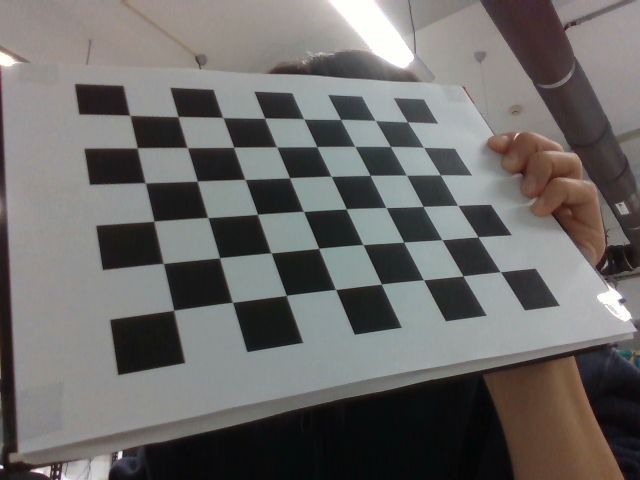
#> input picture assignment_3/PartA/Camera_Calib/frames/frame-00_Color.png, 640 x 480 px; its folder holds 4 pictures in this run
$ python camera_calib.py
#> lines starting #> are read from the running program, lines starting #| are printed output that depends on the picture; long printed decimals are rounded
import cv2 as cv
import numpy as np
import os
import glob

DIR = os.path.dirname(__file__).replace("\\", "/")

def CameraCalib(imgs):
    pattern_h = 8
    pattern_w = 6

    per_objpoints = np.zeros([pattern_h * pattern_w, 3], dtype=np.float32)
    per_objpoints[:, :2] = np.mgrid[:pattern_h, :pattern_w] \
                           .transpose().reshape([-1, 2])

    objpoints = list()
    imgpoints = list()

    for img in imgs:
        gray = cv.cvtColor(img, cv.COLOR_RGB2GRAY)

        ret, corners = cv.findChessboardCorners(
            gray, (pattern_h, pattern_w), None)

        if not ret:
            continue

        objpoints.append(per_objpoints)

        corners = cv.cornerSubPix(gray, corners, [11, 11], [-1, -1],
            [cv.TERM_CRITERIA_EPS + cv.TERM_CRITERIA_MAX_ITER, 40, 0.001])

        imgpoints.append(corners)

    ret, camera_mat, camera_distort, rvecs, tvecs = cv.calibrateCamera(
        objpoints, imgpoints, gray.shape[::-1], None, None)

    return camera_mat, camera_distort

def UndistortImages(imgs, camera_mat, camera_distort):
    undistorted_imgs = list()

    for img in imgs:
        h, w = img.shape[:2]

        new_camera_mat, roi = cv.getOptimalNewCameraMatrix(
            camera_mat, camera_distort, (w, h), 1, (w, h))

        undistorted_img = cv.undistort(
            img, camera_mat, camera_distort, None, new_camera_mat)

        x, y, w, h = roi

        undistorted_img = undistorted_img[y:y+h, x:x+w]
        undistorted_imgs.append(undistorted_img)

    return undistorted_imgs

def main():
    path = f"{DIR}/Camera_Calib/frames/frame-*.png"
    path2 = f"{DIR}/Camera_Calib/frames_extra/frame-*.png"

    filenames = glob.glob(path)
    imgs = [cv.imread(filename) for filename in filenames]
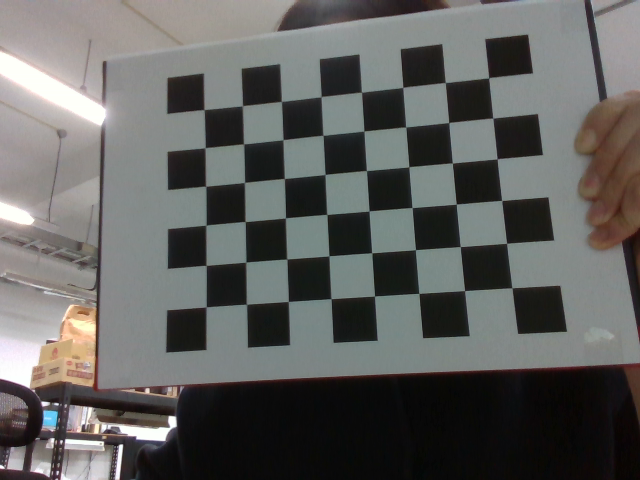
#> input picture assignment_3/PartA/Camera_Calib/frames/frame-01_Color.png, 640 x 480 px
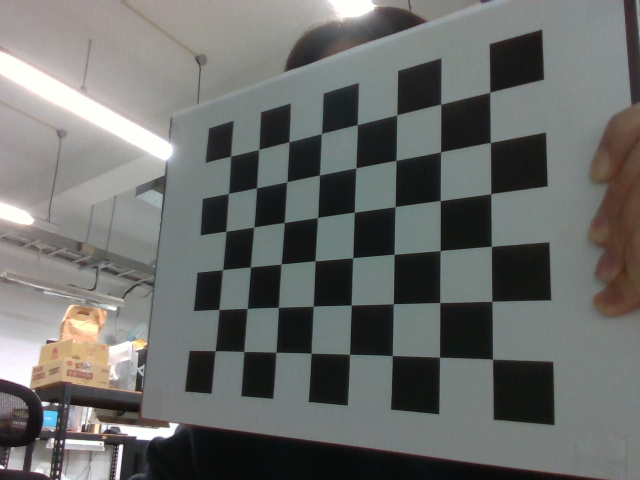
#> input picture assignment_3/PartA/Camera_Calib/frames/frame-02_Color.png, 640 x 480 px
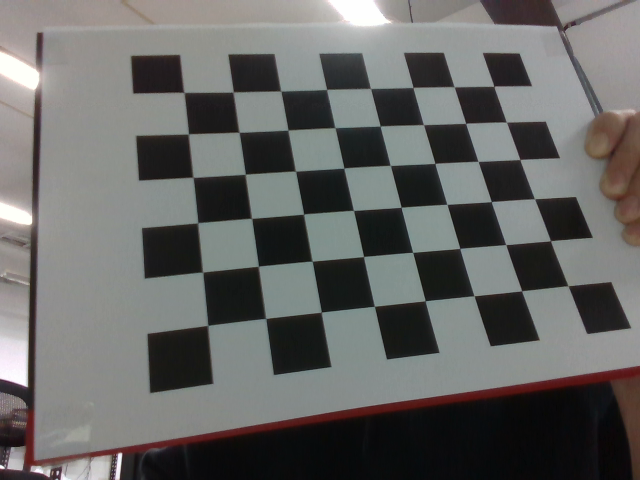
#> input picture assignment_3/PartA/Camera_Calib/frames/frame-03_Color.png, 640 x 480 px
#> imgs = 4 items

    camera_mat, camera_distort = CameraCalib(imgs)
#> the loop in CameraCalib, `for img in imgs:` made 4 passes
#> pass 1, in CameraCalib, `gray = cv.cvtColor(img, cv.COLOR_RGB2GRAY)`:
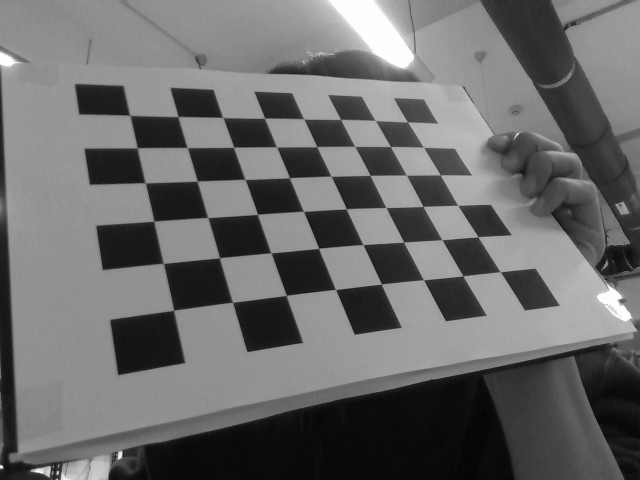
#> gray: shape (480, 640); min 4, max 255, mean 105.9
#> pass 2, in CameraCalib, `gray = cv.cvtColor(img, cv.COLOR_RGB2GRAY)`:
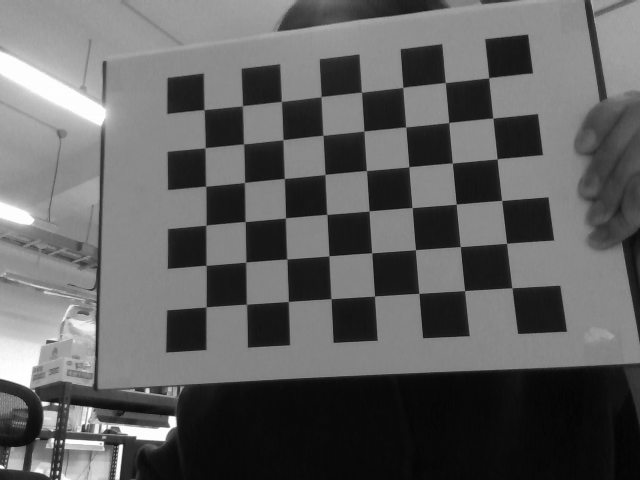
#> gray: shape (480, 640); min 3, max 255, mean 96.3
#> pass 3, in CameraCalib, `gray = cv.cvtColor(img, cv.COLOR_RGB2GRAY)`:
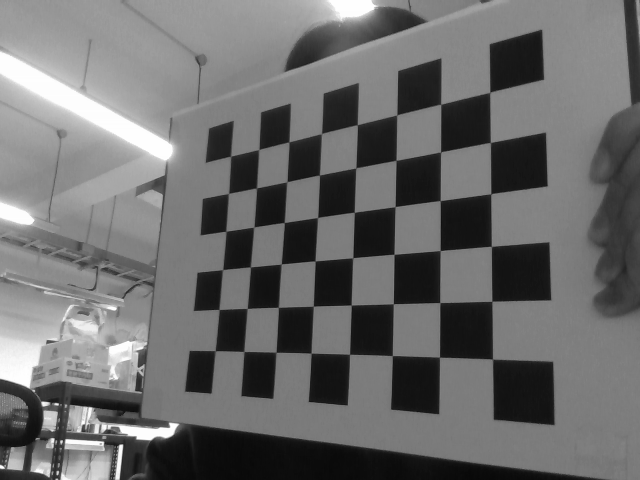
#> gray: shape (480, 640); min 8, max 255, mean 107.6
#> after the loop in CameraCalib, `for img in imgs:`:
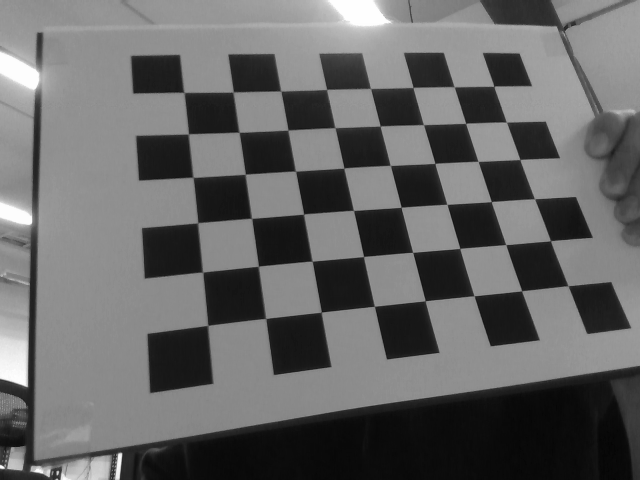
#> gray: shape (480, 640); min 5, max 255, mean 101.5
#> in CameraCalib, `ret, camera_mat, camera_distort, rvecs, tvecs = cv.calibrateCamera( ob..`: ret = 0.448; camera_mat = [[583.1, 0, 325.9], [0, 584, 272.8], [0, 0, 1]]; camera_distort = [[-0.0879, 1.62, 0.023, -0.00125, -4.83]]; rvecs = ([-0.614, -0.392, -0.23], [-0.147, 0.153, -0.0589], [-0.163, 0.646, -0.00742], [-0.386, -0.209, -0.14]); tvecs = ([-4.14, -3.37, 12.29], [-3.08, -4.14, 14.61], [-2.49, -3.05, 15.13], [-2.89, -3.69, 11.79])
#> camera_mat = [[583.1, 0, 325.9], [0, 584, 272.8], [0, 0, 1]]; camera_distort = [[-0.0879, 1.62, 0.023, -0.00125, -4.83]]

    print(f"camera_mat =\n{camera_mat}")
#| camera_mat =
#| [[583.113   0.         325.860]
#|  [  0.         583.982 272.847]
#|  [  0.           0.           1.        ]]
    print(f"camera_distort =\n{camera_distort}")
#| camera_distort =
#| [[-8.78670413e-02  1.61651517e+00  2.30351376e-02 -1.25295173e-03
#|   -4.82736343e+00]]

    np.save(f"{DIR}/camera_params.npy", {"camera_mat": camera_mat,
                                         "camera_distort": camera_distort})

    filenames = glob.glob(path2)
    imgs = [cv.imread(filename) for filename in filenames]

    undistorted_imgs = UndistortImages(imgs, camera_mat, camera_distort)
#> after the loop in UndistortImages, `for img in imgs:`: undistorted_imgs = []
#> undistorted_imgs = []

    for filename, undistorted_img in zip(filenames, undistorted_imgs):
        filename = f"{DIR}/Camera_Calib/frames_undistorted/{os.path.basename(filename)}"
        cv.imwrite(filename, undistorted_img)
#> this loop made 0 passes

if __name__ == "__main__":
    main()
